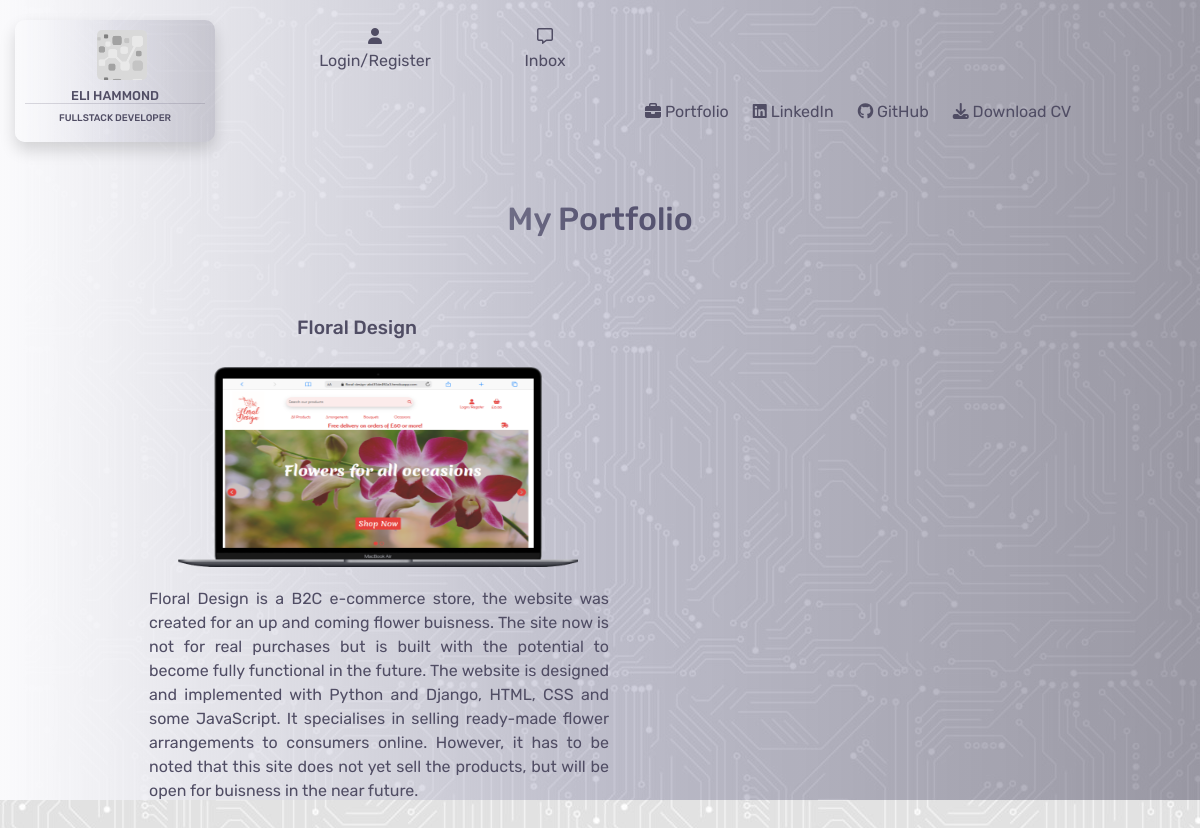
The page /portfolio/ on the database its author committed.
### portfolio/models.py (models this page shows, shortened)
class Portfolio(models.Model):
    class Meta:
        verbose_name_plural = "Portfolio"
    name = models.CharField(max_length=254)
    website_url = models.URLField(max_length=1250, null=True, blank=True)
    description = models.TextField()
    image = models.ImageField(null=True, blank=True)

### portfolio/views.py (the view)
# urls.py: path('', views.all_portfolio, name='portfolio'),
def all_portfolio(request):
    portfolio = Portfolio.objects.all()
    context = {
        'portfolio': portfolio
    }
    return render(request, "portfolio/portfolio.html", context)

### portfolio/templates/portfolio/portfolio.html
{% extends "base.html" %}
{% load static %}
{% block content %}
<div class="container-fluid">
    <div class="row">
        <div class="col-4"></div>
        <div class="col-4">
            <h2 class="header">My Portfolio</h2>
        </div>
        <div class="col-4"></div>
    </div>
    <div class="row portfolio-displays">
        {% for p in portfolio %}
        <div class="col-md-6">
            <h6 class="portfolio-header">{{ p.name }}</h6>
            <a class="image-position" href="{{ p.website_url }}" target="_blank">
                <img class="porfolio-image" src="{{ p.image.url }}" alt="image">
            </a>
            <p class="description-p">{{ p.description }}</p>
        </div>
        {% endfor %}
    </div>
</div>
{% endblock %}

### static/css/base.css (style rules this page uses)
:root { --main-font:Rubik; --text-color:rgb(80, 77, 100); }
body { background-image: url('/media/background-image.jpg'); }
.header { font-family: var(--main-font); color: rgb(80, 77, 100); text-align: center; padding-bottom: 50px; }
.portfolio-displays { position: relative; z-index: 2; }
.portfolio-header { position: relative; left:10%; color: var(--text-color); font-family: var(--main-font); text-align: center; font-size: 1.2rem; padding: 20px; }
.porfolio-image { height: 200px; width:400px; }
.image-position { position: relative; left:25%; padding: 20px; }
.description-p { padding: 20px; position: relative; left:20%; width:500px; text-align: justify; font-family: var(--main-font); color:var(--text-color); }
.col-md-6 { width:90%; }

### rows shown on the page
Portfolio: name "Floral Design", image (picture), description "Floral Design is a B2C e-commerce store, the website was created for an up and coming flower buisness. The site now is not for real purchases but is built with the potential to become fully functional in the future. The website is designed and implemented with Python and Django, HTML, CSS and some JavaScript. It specialises in selling ready-made flower arrangements to consumers online. However, it has to be noted that this site does not yet sell the products, but will be open for buisness in the near future."
